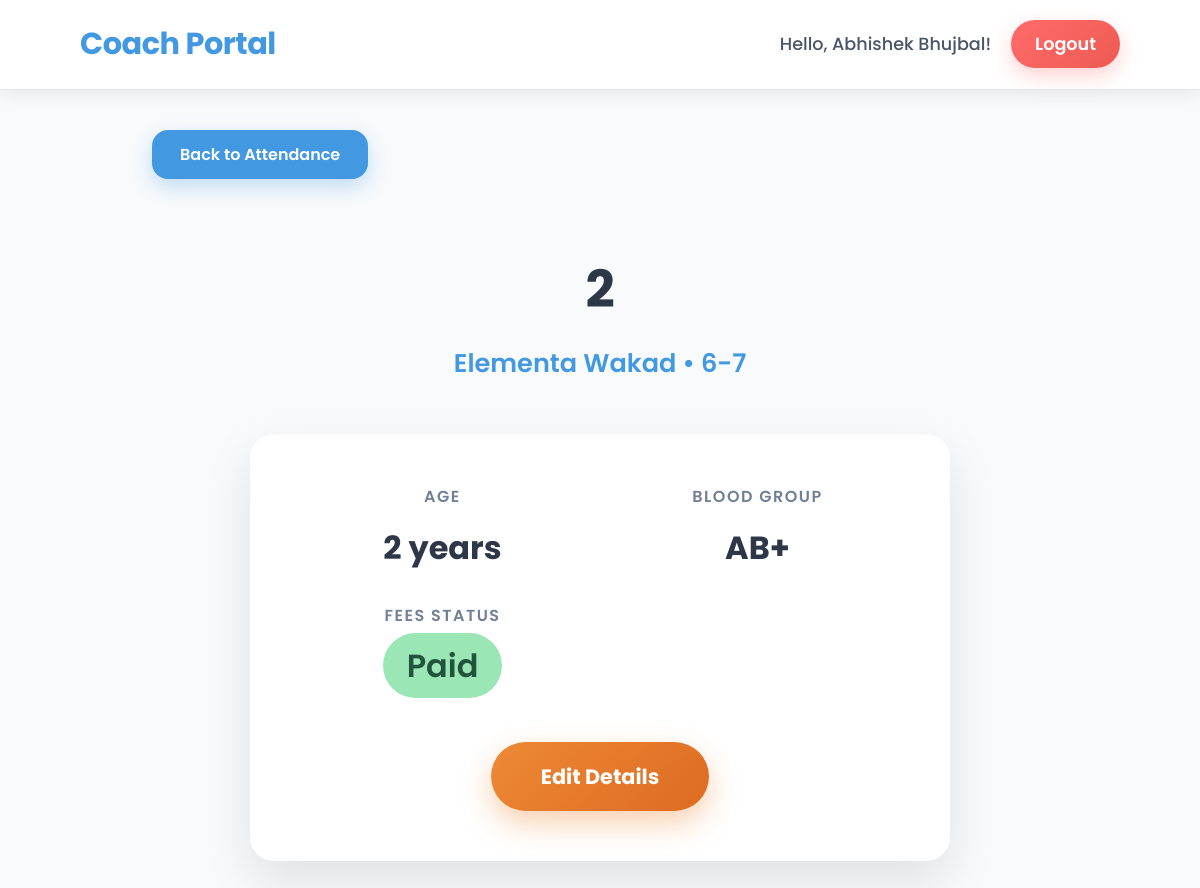
The app's page /student/24/ (signed in) with its own data.
### coach_app/models.py (models this page shows, shortened)
class Coach(models.Model):
    user = models.OneToOneField(User, on_delete=models.CASCADE, null=True, blank=True)
    name = models.CharField(max_length=100, unique=True)

class Student(models.Model):
    BLOOD_GROUPS = [
        ('A+', 'A+'), ('A-', 'A-'), ('B+', 'B+'), ('B-', 'B-'),
        ('O+', 'O+'), ('O-', 'O-'), ('AB+', 'AB+'), ('AB-', 'AB-'),
    ]
    location = models.ForeignKey(Location, on_delete=models.CASCADE, related_name='students')
    name = models.CharField(max_length=100)
    age = models.PositiveIntegerField()
    blood_group = models.CharField(max_length=3, choices=BLOOD_GROUPS)
    fees_paid = models.BooleanField(default=False)

class Location(models.Model):
    coach = models.ForeignKey(Coach, on_delete=models.CASCADE, related_name='locations')
    name = models.CharField(max_length=100)
    time_slot = models.CharField(max_length=50)
    class Meta:
        unique_together = ('coach', 'name')

### coach_app/views.py (the view)
# urls.py: path('student/<int:student_id>/', views.student_detail, name='student_detail'),
@login_required
def student_detail(request, student_id):
    student = get_object_or_404(Student, id=student_id, location__coach__user=request.user)
    return render(request, 'student_detail.html', {'student': student})

### coach_app/templates/student_detail.html (shortened to what this page needs)
{% extends 'base.html' %}
{% load static %}
{% block extra_css %}
    <link rel="stylesheet" href="{% static 'css/student_detail.css' %}">
{% endblock %}
{% block content %}
<div class="container">
    <a href="{% url 'attendance' student.location.id %}" class="back-btn">Back to Attendance</a>
    <div class="profile-header">
        <h1>{{ student.name }}</h1>
        <p class="batch">{{ student.location.name }} • {{ student.location.time_slot }}</p>
    </div>
    <div class="detail-card">
        <div class="info-grid">
            <div class="info-item">
                <span class="label">Age</span>
                <span class="value">{{ student.age }} years</span>
            </div>
            <div class="info-item">
                <span class="label">Blood Group</span>
                <span class="value">{{ student.blood_group|default:"Not specified" }}</span>
            </div>
            <div class="info-item">
                <span class="label">Fees Status</span>
                <span class="value status {% if student.fees_paid %}paid{% else %}pending{% endif %}">
                    {% if student.fees_paid %}Paid{% else %}Pending{% endif %}
                </span>
            </div>
        </div>
        <div class="actions">
            <a href="{% url 'edit_student' student.id %}" class="btn-edit">Edit Details</a>
        </div>
    </div>
</div>
{% endblock %}

### coach_app/templates/base.html (shortened to what this page needs)
{% load static %}
<!DOCTYPE html>
<html lang="en">
<head>
    <link rel="stylesheet" href="{% static 'css/base.css' %}">
    {% block extra_css %}{% endblock %}
</head>
<body>
{% if user.is_authenticated %}
<header class="main-header">
    <div class="container header-content">
        <a href="{% url 'select_location' user.coach.id %}" class="logo-link">
            <h2> Coach Portal</h2>
        </a>
        <div class="header-right">
            <span class="welcome-text">Hello, {{ user.coach.name }}!</span>
            <a href="{% url 'coach_logout' %}" class="logout-btn">Logout</a>
        </div>
    </div>
</header>
{% endif %}
    <main class="main-content">
        <div class="container">
            {% block content %}{% endblock %}
        </div>
    </main>
</body>
</html>

### coach_app/static/css/base.css (style rules this page uses)
* { margin: 0; padding: 0; box-sizing: border-box; }
body { font-family: 'Poppins', sans-serif; background: #f8fafc; color: #2d3748; line-height: 1.6; }
.container { width: 90%; max-width: 1200px; margin: 0 auto; padding: 0 20px; }
.main-header { background: white; padding: 20px 0; box-shadow: 0 4px 20px rgba(0,0,0,0.08); position: sticky; top: 0; z-index: 1000; border-bottom: 1px solid #e2e8f0; }
.header-content { display: flex; justify-content: space-between; align-items: center; flex-wrap: wrap; gap: 15px; }
.header-content h2 { font-size: 1.9rem; color: #4299e1; font-weight: 700; letter-spacing: -0.5px; }
.logo-link { text-decoration: none; color: inherit; }
.logo-link h2 { color: #4299e1; font-weight: 700; margin: 0; transition: color 0.3s; }
.welcome-text { color: #4a5568; font-weight: 500; }
.logout-btn { background: linear-gradient(135deg, #ff6b6b, #ee5a52); color: white; padding: 10px 24px; border-radius: 50px; text-decoration: none; font-weight: 600; box-shadow: 0 8px 20px rgba(255,107,107,0.3); transition: all 0.3s; }
.header-right { display: flex; align-items: center; gap: 20px; font-size: 1.1rem; }
.header-right span { color: #4a5568; font-weight: 500; }
.logout-btn { background: linear-gradient(135deg, #ff6b6b, #ee5a52); color: white; padding: 10px 24px; border-radius: 50px; text-decoration: none; font-weight: 600; transition: all 0.3s; box-shadow: 0 8px 20px rgba(255,107,107,0.3); }
.main-content { padding: 40px 0; min-height: calc(100vh - 96px); }
.back-btn { display: inline-block; background: #4299e1; color: white; padding: 12px 28px; border-radius: 16px; text-decoration: none; font-weight: 600; margin-bottom: 30px; transition: all 0.3s; box-shadow: 0 8px 20px rgba(66,153,225,0.3); }

### coach_app/static/css/student_detail.css (style rules this page uses)
.profile-header { text-align: center; margin: 40px 0 50px; }
.profile-header h1 { font-size: 3.2rem; color: #2d3748; font-weight: 700; margin-bottom: 12px; }
.batch { font-size: 1.6rem; color: #4299e1; font-weight: 600; }
.detail-card { background: white; max-width: 700px; margin: 0 auto; border-radius: 24px; padding: 50px; box-shadow: 0 20px 50px rgba(0,0,0,0.1); }
.info-grid { display: grid; grid-template-columns: repeat(auto-fit, minmax(250px, 1fr)); gap: 30px; margin-bottom: 50px; }
.info-item { text-align: center; }
.info-item .label { display: block; font-size: 1rem; color: #718096; text-transform: uppercase; letter-spacing: 1.5px; margin-bottom: 12px; font-weight: 600; }
.info-item .value { font-size: 2rem; font-weight: 700; color: #2d3748; }
.status.paid { background: #9ae6b4; color: #22543d; padding: 10px 24px; border-radius: 50px; font-weight: 600; }
.actions { text-align: center; }
.btn-edit { background: linear-gradient(135deg, #ed8936, #dd6b20); color: white; padding: 18px 50px; border-radius: 50px; text-decoration: none; font-size: 1.3rem; font-weight: 700; box-shadow: 0 12px 30px rgba(237,137,54,0.4); transition: all 0.4s; display: inline-block; }

### records on screen
Student: name "2", location.name "Elementa Wakad", location.time_slot "6-7", age "2", blood_group "AB+"

### other values on screen
{{ user.coach.name }} "Abhishek Bhujbal"
